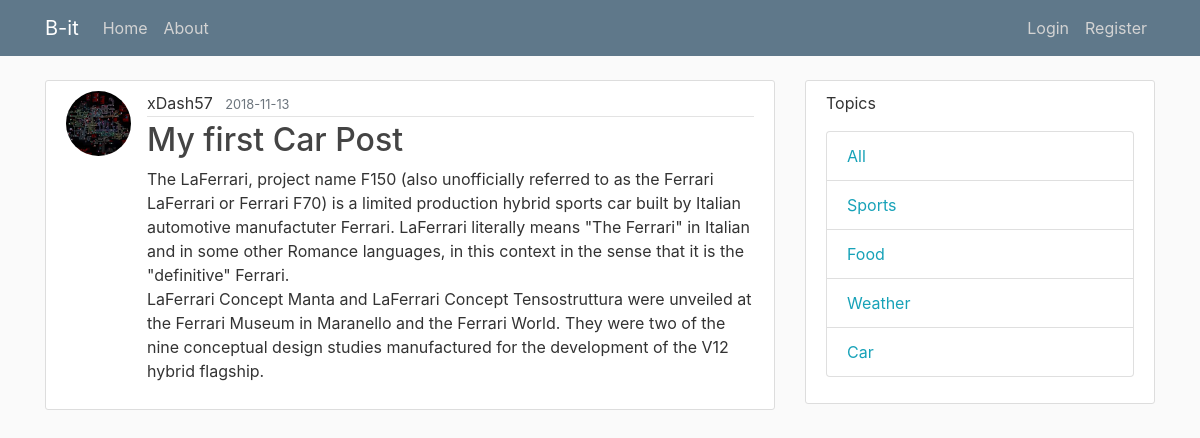
/post/1, run on the app's committed database.
### bit/models.py (models this page shows, shortened)
class User(db.Model,UserMixin):
	id=db.Column(db.Integer,primary_key=True)
	username=db.Column(db.String(20),unique=True,nullable=False)
	email=db.Column(db.String(120),unique=True,nullable=False)
	password=db.Column(db.String(20),nullable=False)
	profile_pic=db.Column(db.String(30),nullable=False,default="default.jpg")
	posts = db.relationship('Post', backref='author', lazy=True)

class Post(db.Model):
	id=db.Column(db.Integer,primary_key=True)
	dateposted=db.Column(db.DateTime,nullable=False,default=datetime.utcnow)
	title=db.Column(db.String(30),nullable=False)
	content=db.Column(db.Text,nullable=False)
	topic=db.Column(db.String(10),nullable=False)
	user_id = db.Column(db.Integer, db.ForeignKey('user.id'), nullable=False)

### bit/routes.py (the view)
@app.route("/post/<int:post_id>")
def post(post_id):
	selected_post=Post.query.get_or_404(post_id)
	return render_template("post.html",title=selected_post.title,post=selected_post)

### bit/templates/post.html (shortened to what this page needs)
{% extends "layout.html" %}
{% block content %}
	<div class="media content-section">
		<img class="rounded-circle article-img" src="{{ url_for('static',filename='Profile/'+post.author.profile_pic) }}"/>
		<div class="media-body">
		<div class="article-metadata">
			<a class="mr-2">{{ post.author.username }}</a>
			<small class="text-muted">{{ post.dateposted.strftime("%Y-%m-%d") }}</small>
		</div>
		<h2 class="article-title">{{ post.title }}</h2>
		<p class="article-content">{{post.content}}</p>
		</div>
	</div>
{% endblock content%}

### bit/static/main.css (style rules this page uses)
body { background: #fafafa; color: #333333; margin-top: 5rem; }
h1, h2, h3, h4, h5, h6 { color: #444444; }
.content-section { background: #ffffff; padding: 10px 20px; border: 1px solid #dddddd; border-radius: 3px; margin-bottom: 20px; }
.article-title { color: #444444; }
.article-content { white-space: pre-line; }
.article-img { height: 65px; width: 65px; margin-right: 16px; }
.article-metadata { padding-bottom: 1px; margin-bottom: 4px; border-bottom: 1px solid #e3e3e3 }

### data on the page
User: profile_pic (picture), author.username "xDash57"
Post: dateposted "2018-11-13", title "My first Car Post", content "The LaFerrari, project name F150 (also unofficially referred to as the Ferrari LaFerrari or Ferrari F70) is a limited production hybrid sports car built by Italian automotive manufactuter Ferrari. LaFerrari literally means \"The Ferrari\" in Italian and in some other Romance languages, in this context in the sense that it is the \"definitive\" Ferrari. LaFerrari Concept Manta and LaFerrari Concept Tensostruttura were unveiled at the Ferrari Museum in Maranello and the Ferrari World. They were two of the nine conceptual design studies manufactured for the development of the V12 hybrid flagship."
